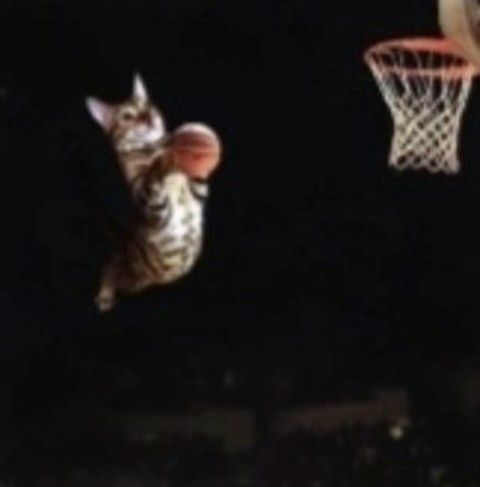
#> input picture basic-opencv/media/BAH.jpg, 480 x 487 px, found by its file name
$ python open-images.py
#> lines starting #> are read from the running program, lines starting #| are printed output that depends on the picture
import cv2

#     open image  param(file)
img = cv2.imread("basic-opencv/media/BAH.jpg")
#> img is the input picture: shape (487, 480, 3); mean B, G, R 21.9, 22.5, 25.7

#        convert Colors param(file, conversion)
greyImg = cv2.cvtColor(img, cv2.COLOR_RGB2GRAY)
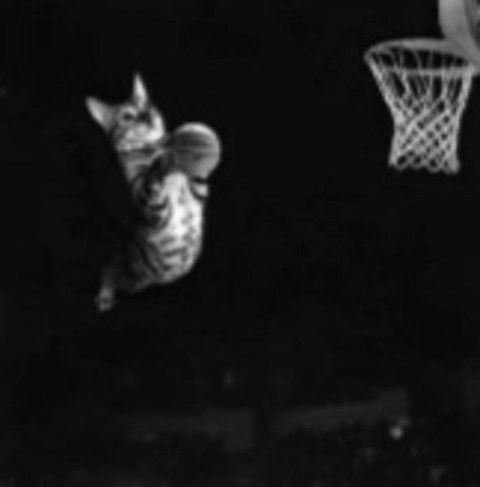
#> greyImg: shape (487, 480); min 2, max 250, mean 22.8

# dimensions function: (width, length, colors layers)
print(img.shape) # (487, 480, 3)
#| (487, 480, 3)

# show image in a window
##  function(name of windows, param(file))
cv2.imshow('image', img)
cv2.imshow('grey image', greyImg)

cv2.waitKey(0)
